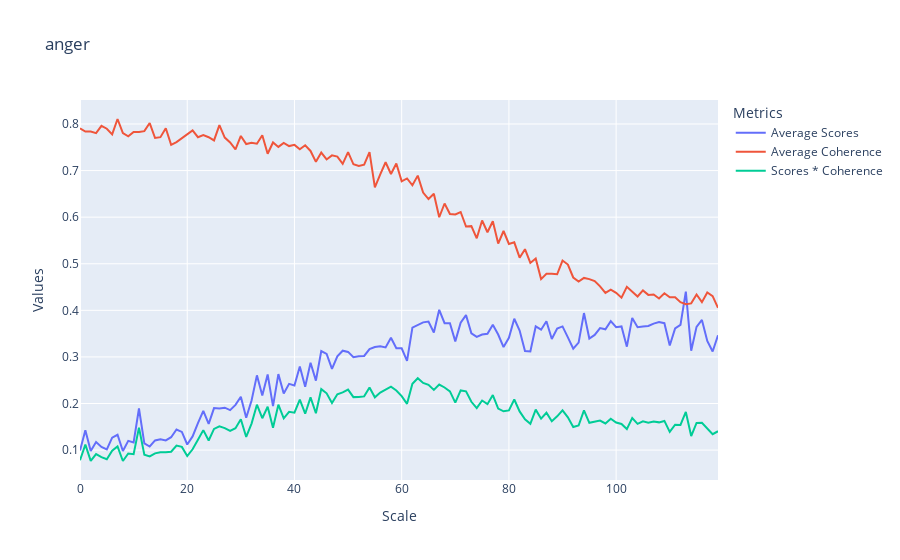

The notebook cell saved with this chart:
### Code cell
df = pd.DataFrame({
    'Scale': scales,
    'Average Scores': avg_scores,
    'Average Coherence': avg_coherence,
    'Scores * Coherence': [a * b for a, b in zip(avg_scores, avg_coherence)]
})

# Create the line plot with multiple traces
fig = px.line(df, x='Scale', y=['Average Scores', 'Average Coherence', 'Scores * Coherence'],
              title=name)

# Customize the layout if needed
fig.update_layout(
    xaxis_title="Scale",
    yaxis_title="Values",
    legend_title="Metrics"
)

# Show the plot
fig.show()
